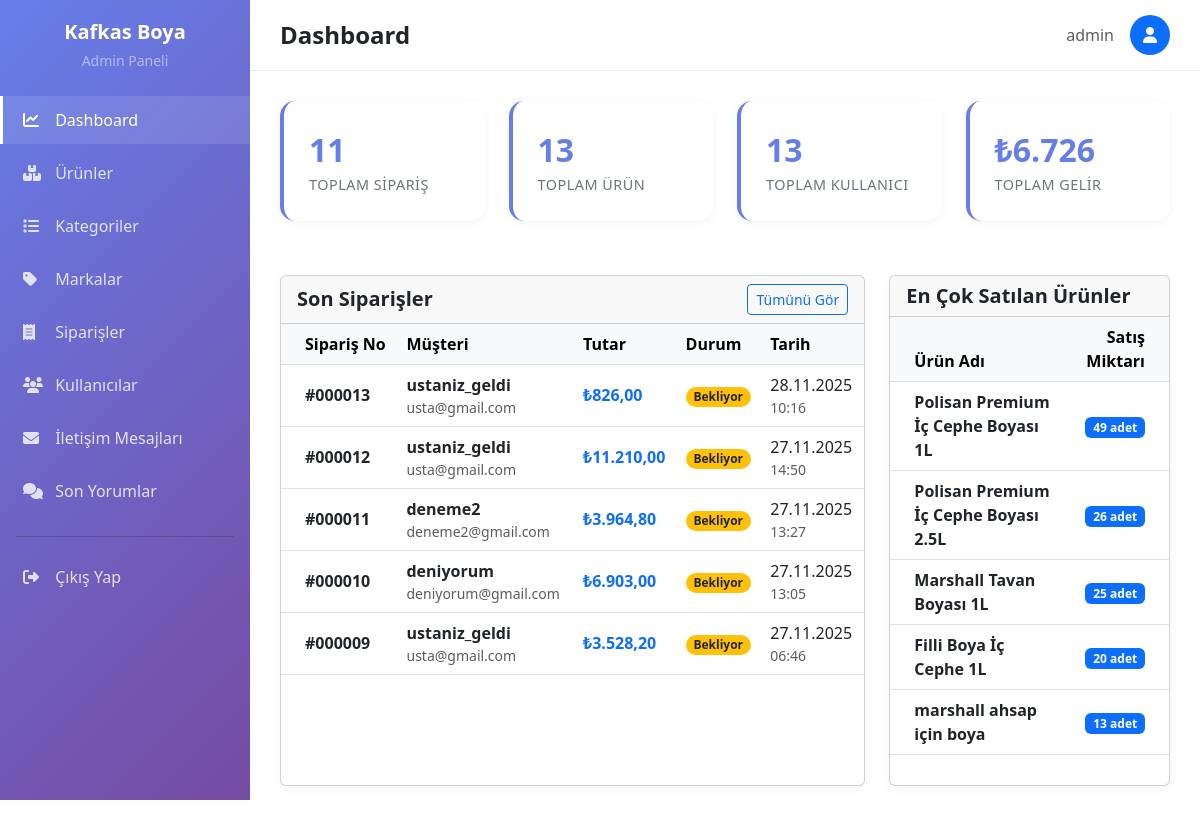
Page /admin/dashboard.php (signed in) on the committed database.
### tables this page shows
CREATE TABLE `orders` (
  `id` int(11) NOT NULL,
  `user_id` int(11) NOT NULL,
  `total_amount` decimal(10,2) NOT NULL,
  `status` enum('pending','processing','shipped','delivered','cancelled') DEFAULT 'pending',
  `created_at` timestamp NOT NULL DEFAULT current_timestamp(),
  `updated_at` timestamp NOT NULL DEFAULT current_timestamp() ON UPDATE current_timestamp()
);

CREATE TABLE `users` (
  `id` int(11) NOT NULL,
  `username` varchar(100) NOT NULL,
  `email` varchar(255) NOT NULL,
  `address` text DEFAULT NULL,
  `PASSWORD` varchar(255) NOT NULL,
  `role` enum('user','admin') DEFAULT 'user',
  `created_at` timestamp NOT NULL DEFAULT current_timestamp(),
  `updated_at` timestamp NOT NULL DEFAULT current_timestamp() ON UPDATE current_timestamp(),
  `login_attempts` int(11) DEFAULT 0,
  `last_login_attempt` datetime DEFAULT NULL
);

CREATE TABLE `products` (
  `id` int(11) NOT NULL,
  `name` varchar(255) NOT NULL,
  `description` text DEFAULT NULL,
  `detailed_description` text DEFAULT NULL,
  `features` text DEFAULT NULL,
  `usage_instructions` text DEFAULT NULL,
  `specifications` text DEFAULT NULL,
  `price` decimal(10,2) NOT NULL,
  `stock` int(11) NOT NULL DEFAULT 0,
  `previous_stock` int(11) DEFAULT 10,
  `brand_id` int(11) DEFAULT NULL,
  `category_id` int(11) DEFAULT NULL,
  `image` varchar(255) DEFAULT NULL,
  `created_at` timestamp NOT NULL DEFAULT current_timestamp(),
  `updated_at` timestamp NOT NULL DEFAULT current_timestamp() ON UPDATE current_timestamp()
);

### admin/dashboard.php (the view, shortened to what this page needs)
<?php
require_once '../includes/session.php';
$total_orders = $conn->query("SELECT COUNT(*) as count FROM orders")->fetch_assoc()['count'];
$total_products = $conn->query("SELECT COUNT(*) as count FROM products")->fetch_assoc()['count'];
$total_users = $conn->query("SELECT COUNT(*) as count FROM users WHERE role = 'user'")->fetch_assoc()['count'];
$total_revenue = $conn->query("SELECT SUM(total_amount) as total FROM orders WHERE status = 'delivered'")->fetch_assoc()['total'] ?? 0;
$recent_orders = $conn->query("SELECT o.*, u.username, u.email FROM orders o
                               JOIN users u ON o.user_id = u.id
                               ORDER BY o.created_at DESC LIMIT 5")->fetch_all(MYSQLI_ASSOC);
$top_products = $conn->query("SELECT p.id, p.name, SUM(oi.quantity) as total_sold
                              FROM order_items oi
                              JOIN products p ON oi.product_id = p.id
                              GROUP BY p.id
                              ORDER BY total_sold DESC LIMIT 5")->fetch_all(MYSQLI_ASSOC);
?>
<!DOCTYPE html>
<html lang="tr">
<head>
    <link href="https://cdn.jsdelivr.net/npm/bootstrap@5.3.0/dist/css/bootstrap.min.css" rel="stylesheet">
    <link rel="stylesheet" href="https://cdnjs.cloudflare.com/ajax/libs/font-awesome/6.4.0/css/all.min.css">
</head>
<body>
<?php include 'admin-assets/sidebar.php'; ?>
    <div class="top-navbar">
        <h4 class="mb-0 fw-bold">Dashboard</h4>
        <div class="d-flex align-items-center gap-3">
            <span class="text-muted"><?php echo htmlspecialchars($_SESSION['username']); ?></span>
            <div class="bg-primary text-white rounded-circle d-flex align-items-center justify-content-center" style="width: 40px; height: 40px;">
                <i class="fas fa-user"></i>
            </div>
        </div>
    </div>
    <div class="main-content">
        <div class="row mb-4">
            <div class="col-md-3">
                <div class="stat-card">
                    <div class="stat-value"><?php echo $total_orders; ?></div>
                    <div class="stat-label">Toplam Sipariş</div>
                </div>
            </div>
            <div class="col-md-3">
                <div class="stat-card">
                    <div class="stat-value"><?php echo $total_products; ?></div>
                    <div class="stat-label">Toplam Ürün</div>
                </div>
            </div>
            <div class="col-md-3">
                <div class="stat-card">
                    <div class="stat-value"><?php echo $total_users; ?></div>
                    <div class="stat-label">Toplam Kullanıcı</div>
                </div>
            </div>
            <div class="col-md-3">
                <div class="stat-card">
                    <div class="stat-value">₺<?php echo number_format($total_revenue, 0, ',', '.'); ?></div>
                    <div class="stat-label">Toplam Gelir</div>
                </div>
            </div>
        </div>
        <div class="row g-4">
            <div class="col-md-8">
                <div class="card h-100">
                    <div class="card-header d-flex justify-content-between align-items-center">
                        <h5 class="fw-bold mb-0">Son Siparişler</h5>
                        <a href="/admin/orders.php" class="btn btn-sm btn-outline-primary">Tümünü Gör</a>
                    </div>
                    <div class="card-body p-0">
                        <div class="table-responsive">
                            <table class="table table-hover align-middle mb-0">
                                <thead class="table-light">
                                    <tr>
                                        <th class="ps-4">Sipariş No</th>
                                        <th>Müşteri</th>
                                        <th>Tutar</th>
                                        <th>Durum</th>
                                        <th>Tarih</th>
                                    </tr>
                                </thead>
                                <tbody>
                                    <?php if (count($recent_orders) > 0): ?>
                                        <?php foreach ($recent_orders as $order): ?>
                                            <tr>
                                                <td class="ps-4"><strong>#<?php echo str_pad($order['id'], 6, '0', STR_PAD_LEFT); ?></strong></td>
                                                <td>
                                                    <div class="fw-bold text-dark"><?php echo htmlspecialchars($order['username']); ?></div>
                                                    <div class="text-muted small"><?php echo htmlspecialchars($order['email']); ?></div>
                                                </td>
                                                <td><span class="fw-bold text-primary">₺<?php echo number_format($order['total_amount'], 2, ',', '.'); ?></span></td>
                                                <td>
                                                    <?php
                                                    $statusClass = match($order['status']) {
                                                        'pending' => 'bg-warning text-dark',
                                                        'processing' => 'bg-info text-white',
                                                        'shipped' => 'bg-primary',
                                                        'delivered' => 'bg-success',
                                                        'cancelled' => 'bg-danger',
                                                        default => 'bg-secondary'
                                                    };
                                                    $statusLabels = [
                                                        'pending' => 'Bekliyor',
                                                        'processing' => 'Hazırlanıyor',
                                                        'shipped' => 'Kargolandı',
                                                        'delivered' => 'Teslim Edildi',
                                                        'cancelled' => 'İptal Edildi'
                                                    ];
                                                    ?>
                                                    <span class="badge rounded-pill <?php echo $statusClass; ?>">
                                                        <?php echo $statusLabels[$order['status']] ?? $order['status']; ?>
                                                    </span>
                                                </td>
                                                <td>
                                                    <div class="text-dark"><?php echo date('d.m.Y', strtotime($order['created_at'])); ?></div>
                                                    <div class="text-muted small"><?php echo date('H:i', strtotime($order['created_at'])); ?></div>
                                                </td>
                                            </tr>
                                        <?php endforeach; ?>
                                    <?php else: ?>
                                        <tr><td colspan="5" class="text-center py-5 text-muted">Henüz sipariş bulunmuyor.</td></tr>
                                    <?php endif; ?>
                                </tbody>
                            </table>
                        </div>
                    </div>
                </div>
            </div>
            <div class="col-md-4">
                <div class="card h-100">
                    <div class="card-header">
                        <h5 class="fw-bold mb-0">En Çok Satılan Ürünler</h5>
                    </div>
                    <div class="card-body p-0">
                        <div class="table-responsive">
                            <table class="table table-hover align-middle mb-0">
                                <thead class="table-light">
                                    <tr>
                                        <th class="ps-4">Ürün Adı</th>
                                        <th class="text-end pe-4">Satış Miktarı</th>
                                    </tr>
                                </thead>
                                <tbody>
                                    <?php if (count($top_products) > 0): ?>
                                        <?php foreach ($top_products as $product): ?>
                                            <tr>
                                                <td class="ps-4"><strong><?php echo htmlspecialchars($product['name']); ?></strong></td>
                                                <td class="text-end pe-4"><span class="badge bg-primary"><?php echo $product['total_sold']; ?> adet</span></td>
                                            </tr>
                                        <?php endforeach; ?>
                                    <?php else: ?>
                                        <tr><td colspan="2" class="text-center py-5 text-muted">Henüz satış verisi bulunmuyor.</td></tr>
                                    <?php endif; ?>
                                </tbody>
                            </table>
                        </div>
                    </div>
                </div>
            </div>
        </div>
    </div>
</body>
</html>

### admin/dashboard.php (style rules this page uses)
body { background-color: #f8f9fa; font-family: 'Inter', sans-serif; }
.main-content { margin-left: 250px; padding: 30px; }
.top-navbar { background: white; padding: 15px 30px; border-bottom: 1px solid #e9ecef; display: flex; justify-content: space-between; align-items: center; margin-left: 250px; position: sticky; top: 0; z-index: 999; }
.stat-card { background: white; border-radius: 15px; padding: 25px; box-shadow: 0 2px 10px rgba(0,0,0,0.05); border-left: 4px solid #667eea; transition: all 0.3s ease; margin-bottom: 30px; }
.stat-card .stat-value { font-size: 2rem; font-weight: 700; color: #667eea; }
.stat-card .stat-label { color: #6c757d; font-size: 0.9rem; text-transform: uppercase; letter-spacing: 0.5px; }
.card { border: none; border-radius: 15px; box-shadow: 0 2px 10px rgba(0,0,0,0.05); margin-bottom: 30px; }
.card-header { background: white; border-bottom: 1px solid #e9ecef; padding: 20px; border-radius: 15px 15px 0 0; }

### rows in the picture
orders: id "000013", user.username "ustaniz_geldi", user.email "usta@gmail.com", total_amount "826,00", status "Bekliyor", created_at "28.11.2025", created_at "10:16"
orders: id "000012", user.username "ustaniz_geldi", user.email "usta@gmail.com", total_amount "11.210,00", status "Bekliyor", created_at "27.11.2025", created_at "14:50"
orders: id "000011", user.username "deneme2", user.email "deneme2@gmail.com", total_amount "3.964,80", status "Bekliyor", created_at "27.11.2025", created_at "13:27"
orders: id "000010", user.username "deniyorum", user.email "deniyorum@gmail.com", total_amount "6.903,00", status "Bekliyor", created_at "27.11.2025", created_at "13:05"
orders: id "000009", user.username "ustaniz_geldi", user.email "usta@gmail.com", total_amount "3.528,20", status "Bekliyor", created_at "27.11.2025", created_at "06:46"
products: name "Polisan Premium İç Cephe Boyası 1L", total_sold "49"
products: name "Polisan Premium İç Cephe Boyası 2.5L", total_sold "26"
products: name "Marshall Tavan Boyası 1L", total_sold "25"
products: name "Filli Boya İç Cephe 1L", total_sold "20"
products: name "marshall ahsap için boya", total_sold "13"

### other values in the picture
$_SESSION['username'] "admin"
$total_orders "11"
$total_products "13"
$total_users "13"
$total_revenue "6.726"
